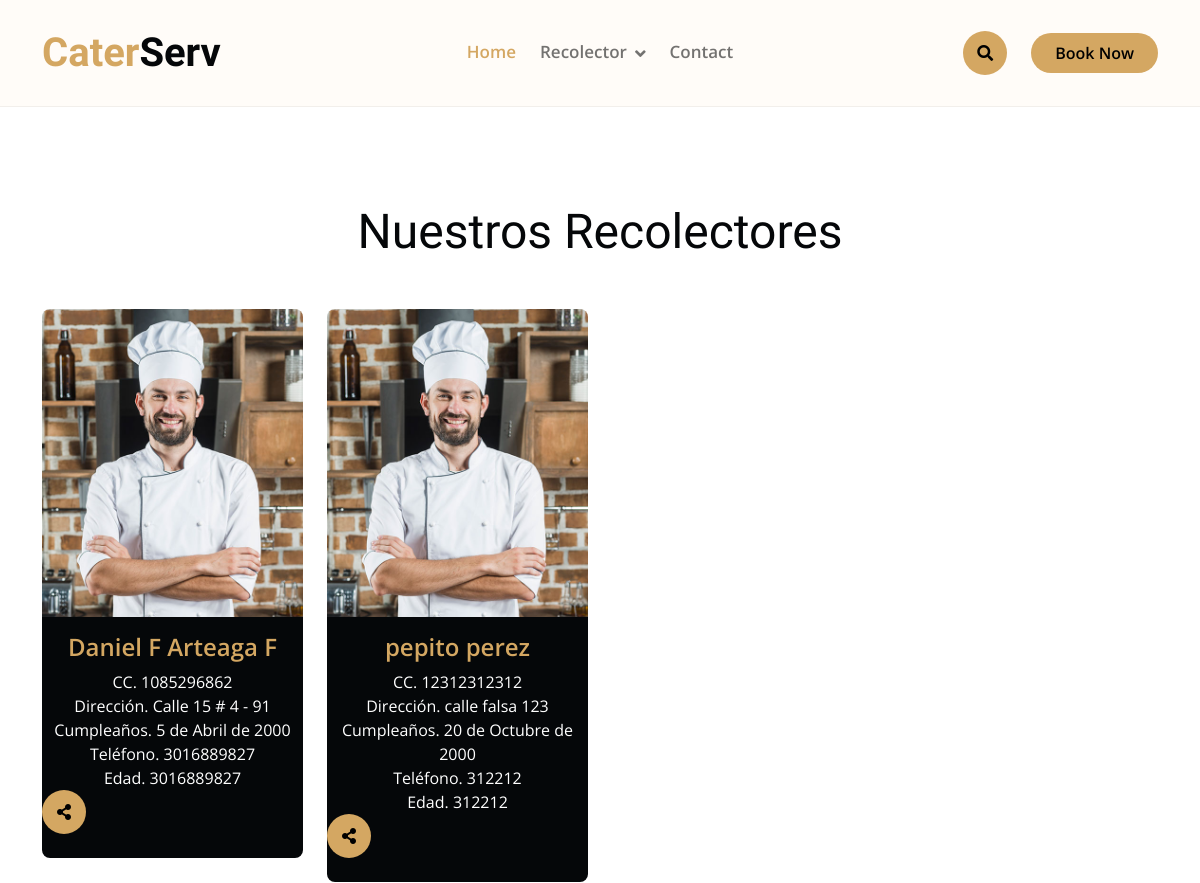
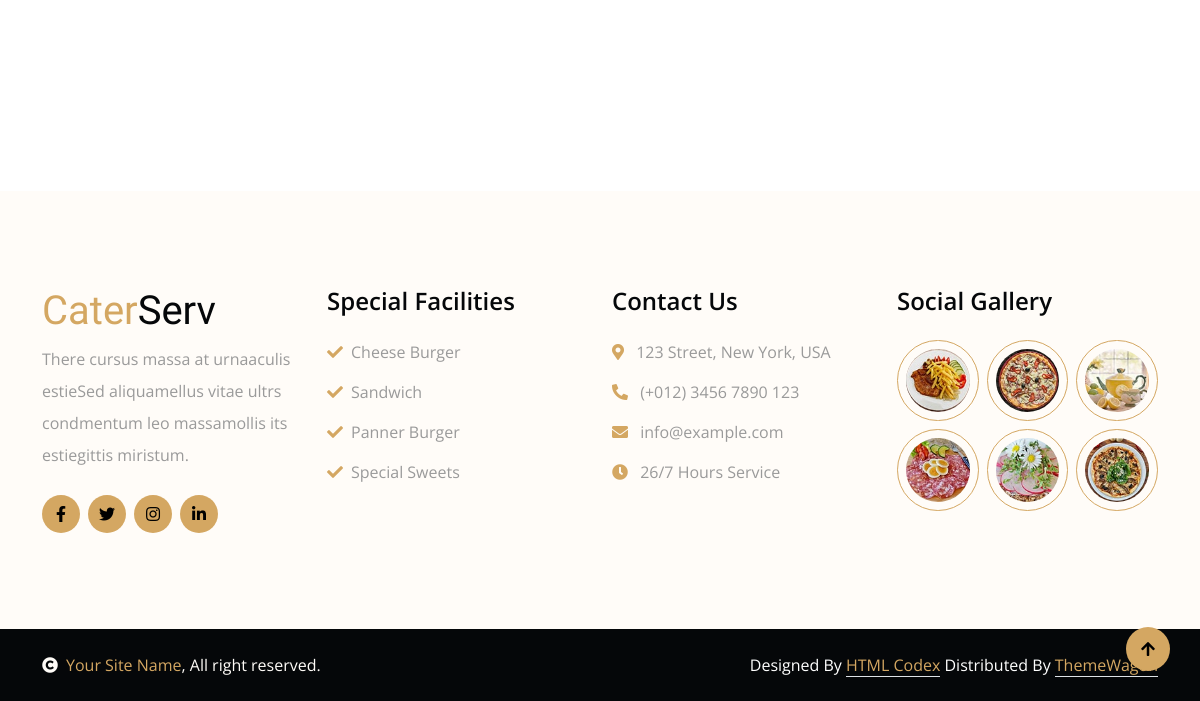
Page /recolector/mostrar on the earlier database version (2 pictures, top to bottom).
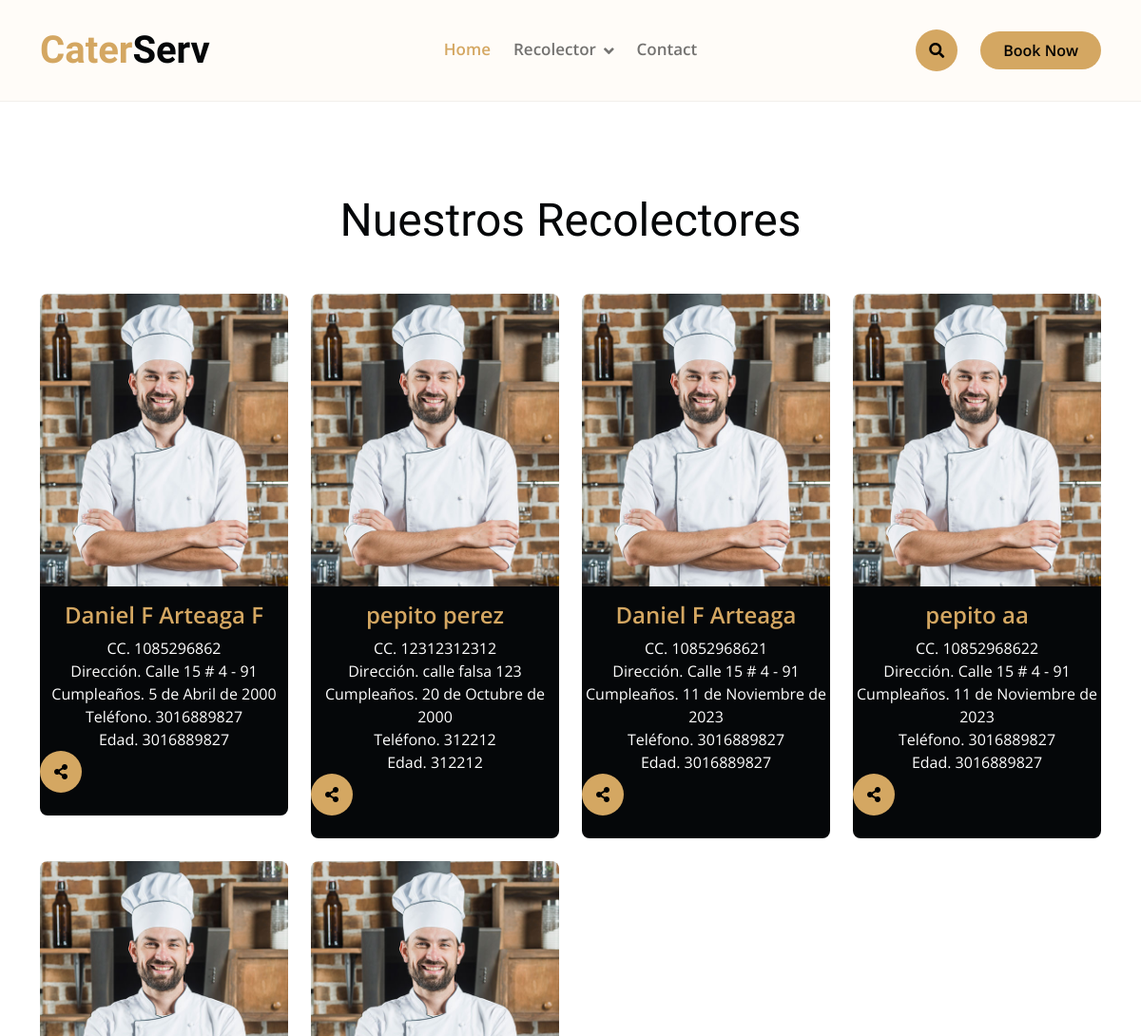
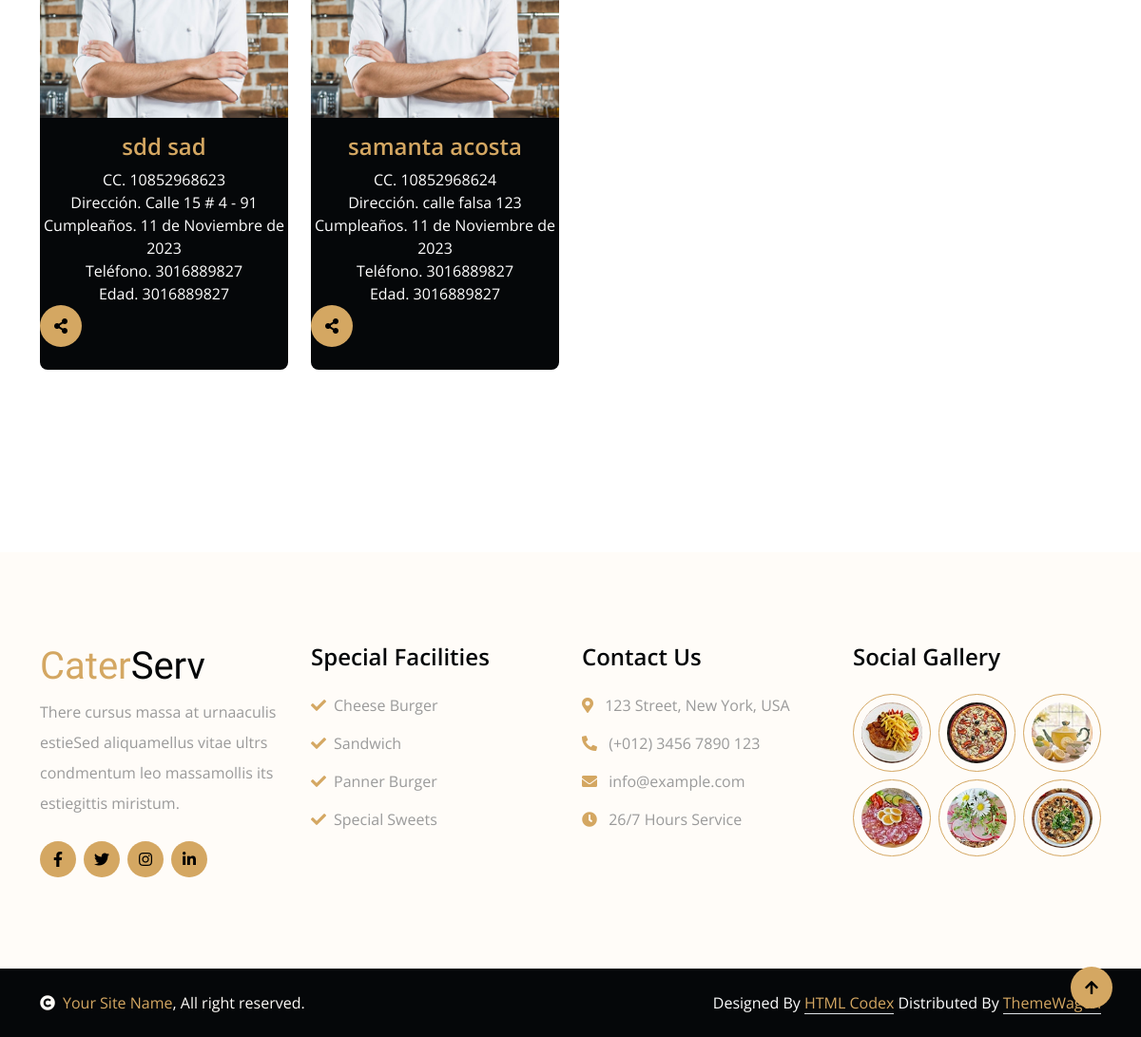
Same page on the later database version (2 pictures, top to bottom).
### recolector/models.py (models this page shows, shortened)
class Recolector(models.Model):
    cedula = models.CharField(max_length=12, unique=True, verbose_name='Cedula')
    nombres = models.CharField(max_length=150, verbose_name='Nombres')
    apellido = models.CharField(max_length=150, verbose_name='Apellido')
    direccion = models.CharField(max_length=150, verbose_name='Direccion')
    fNacimiento = models.DateField(null=True, blank=True, verbose_name='Fecha de cumpleaños')
    telefono = models.CharField(max_length=10, null=True, blank=True, verbose_name='Telefono')
    creado = models.DateTimeField(auto_now_add=True, verbose_name='Creado')
    actualizado = models.DateTimeField(auto_now=True, verbose_name='actualizado')
    class Meta:
        verbose_name = 'Recolector'
        verbose_name_plural = 'Recolectores'

### recolector/views.py (the view)
# urls.py: path('mostrar',views.mostrar, name='mostrar_recolector'),
def mostrar(request):
    recolectores=Recolector.objects.all()
    return render(request, 'recolector/mostrar.html',{
        'title': 'Recolectores',
        'recolectores': recolectores
    })

### recolector/templates/recolector/mostrar.html (shortened to what this page needs)
{% extends 'layouts/layout.html' %}
{% block content %}
{% load static %}
<div class="container-fluid team py-6">
    <div class="container">
        <div class="text-center wow bounceInUp" data-wow-delay="0.1s">
            <h1 class="display-5 mb-5">Nuestros Recolectores</h1>
        </div>
        <div class="row g-4">
            {% for recolector in recolectores %}
                <div class="col-lg-3 col-md-6 wow bounceInUp" data-wow-delay="0.1s">
                    <div class="team-item rounded">
                        <img class="img-fluid rounded-top " src="img/team-1.jpg" alt="">
                        <div class="team-content text-center py-3 bg-dark rounded-bottom">
                            <h4 class="text-primary">{{recolector.nombres}} {{recolector.apellido}}</h4>
                            <p class="text-white mb-0">CC. {{recolector.cedula}}</p>
                            <p class="text-white mb-0">Dirección. {{recolector.direccion}}</p>
                            <p class="text-white mb-0">Cumpleaños. {{recolector.fNacimiento}}</p>
                            <p class="text-white mb-0">Teléfono. {{recolector.telefono}}</p>
                            <p class="text-white mb-0">Edad. {{recolector.telefono}}</p>
                            <a class="share btn btn-primary btn-md-square rounded-circle mb-2" href="{% url 'ver_recolector' recolector.pk %}"><i class="fas fa-share-alt"></i></a>
                        </div>
                    </div>
                </div>
            {% endfor %}
        </div>
    </div>
</div>
{% endblock %}

### mainapp/templates/layouts/layout.html (shortened to what this page needs)
<!DOCTYPE html>
<html lang="en">
    <head>
        {% load static %}
        <link rel="stylesheet" href="https://use.fontawesome.com/releases/v5.15.4/css/all.css"/>
        <link href="https://cdn.jsdelivr.net/npm/bootstrap-icons@1.4.1/font/bootstrap-icons.css" rel="stylesheet">
        <link href="{% static 'lib/animate/animate.min.css'%}" rel="stylesheet">
        <link href="{% static 'lib/lightbox/css/lightbox.min.css'%}" rel="stylesheet">
        <link href="{% static 'lib/owlcarousel/owl.carousel.min.css'%}" rel="stylesheet">
        <link href="{% static 'css/bootstrap.min.css'%}" rel="stylesheet">
        <link href="{% static 'css/style.css'%}" rel="stylesheet">
    </head>
    <body>
        <div class="container-fluid nav-bar">
            <div class="container">
                <nav class="navbar navbar-light navbar-expand-lg py-4">
                    <a href="index.html" class="navbar-brand">
                        <h1 class="text-primary fw-bold mb-0">Cater<span class="text-dark">Serv</span> </h1>
                    </a>
                    <div class="collapse navbar-collapse" id="navbarCollapse">
                        <div class="navbar-nav mx-auto">
                            <a href="{% url 'index'%}" class="nav-item nav-link active">Home</a>
                            <div class="nav-item dropdown">
                                <a href="{% url 'mostrar_recolector' %}" class="nav-link dropdown-toggle" data-bs-toggle="dropdown">Recolector</a>
                            </div>
                            <a href="contact.html" class="nav-item nav-link">Contact</a>
                        </div>
                        <button class="btn-search btn btn-primary btn-md-square me-4 rounded-circle d-none d-lg-inline-flex" data-bs-toggle="modal" data-bs-target="#searchModal"><i class="fas fa-search"></i></button>
                        <a href="" class="btn btn-primary py-2 px-4 d-none d-xl-inline-block rounded-pill">Book Now</a>
                    </div>
                </nav>
            </div>
        </div>
            {% block content %}{% endblock %}
        <div class="container-fluid footer py-6 my-6 mb-0 bg-light wow bounceInUp" data-wow-delay="0.1s">
            <div class="container">
                <div class="row">
                    <div class="col-lg-3 col-md-6">
                        <div class="footer-item">
                            <h1 class="text-primary">Cater<span class="text-dark">Serv</span></h1>
                            <p class="lh-lg mb-4">There cursus massa at urnaaculis estieSed aliquamellus vitae ultrs condmentum leo massamollis its estiegittis miristum.</p>
                            <div class="footer-icon d-flex">
                                <a class="btn btn-primary btn-sm-square me-2 rounded-circle" href=""><i class="fab fa-facebook-f"></i></a>
                                <a class="btn btn-primary btn-sm-square me-2 rounded-circle" href=""><i class="fab fa-twitter"></i></a>
                                <a href="#" class="btn btn-primary btn-sm-square me-2 rounded-circle"><i class="fab fa-instagram"></i></a>
                                <a href="#" class="btn btn-primary btn-sm-square rounded-circle"><i class="fab fa-linkedin-in"></i></a>
                            </div>
                        </div>
                    </div>
                    <div class="col-lg-3 col-md-6">
                        <div class="footer-item">
                            <h4 class="mb-4">Special Facilities</h4>
                            <div class="d-flex flex-column align-items-start">
                                <a class="text-body mb-3" href=""><i class="fa fa-check text-primary me-2"></i>Cheese Burger</a>
                                <a class="text-body mb-3" href=""><i class="fa fa-check text-primary me-2"></i>Sandwich</a>
                                <a class="text-body mb-3" href=""><i class="fa fa-check text-primary me-2"></i>Panner Burger</a>
                                <a class="text-body mb-3" href=""><i class="fa fa-check text-primary me-2"></i>Special Sweets</a>
                            </div>
                        </div>
                    </div>
                    <div class="col-lg-3 col-md-6">
                        <div class="footer-item">
                            <h4 class="mb-4">Contact Us</h4>
                            <div class="d-flex flex-column align-items-start">
                                <p><i class="fa fa-map-marker-alt text-primary me-2"></i> 123 Street, New York, USA</p>
                                <p><i class="fa fa-phone-alt text-primary me-2"></i> (+012) 3456 7890 123</p>
                                <p><i class="fas fa-envelope text-primary me-2"></i> info@example.com</p>
                                <p><i class="fa fa-clock text-primary me-2"></i> 26/7 Hours Service</p>
                            </div>
                        </div>
                    </div>
                    <div class="col-lg-3 col-md-6">
                        <div class="footer-item">
                            <h4 class="mb-4">Social Gallery</h4>
                            <div class="row g-2">
                                <div class="col-4">
                                     <img src="{% static 'img/menu-01.jpg'%}" class="img-fluid rounded-circle border border-primary p-2" alt="">
                                </div>
                                <div class="col-4">
                                     <img src="{% static 'img/menu-02.jpg'%}" class="img-fluid rounded-circle border border-primary p-2" alt="">
                                </div>
                                <div class="col-4">
                                     <img src="{% static 'img/menu-03.jpg'%}" class="img-fluid rounded-circle border border-primary p-2" alt="">
                                </div>
                                <div class="col-4">
                                     <img src="{% static 'img/menu-04.jpg'%}" class="img-fluid rounded-circle border border-primary p-2" alt="">
                                </div>
                                <div class="col-4">
                                     <img src="{% static 'img/menu-05.jpg'%}" class="img-fluid rounded-circle border border-primary p-2" alt="">
                                </div>
                                <div class="col-4">
                                     <img src="{% static 'img/menu-06.jpg'%}" class="img-fluid rounded-circle border border-primary p-2" alt="">
                                </div>
                            </div>
                        </div>
                    </div>
                </div>
            </div>
        </div>
        <div class="container-fluid copyright bg-dark py-4">
            <div class="container">
                <div class="row">
                    <div class="col-md-6 text-center text-md-start mb-3 mb-md-0">
                        <span class="text-light"><a href="#"><i class="fas fa-copyright text-light me-2"></i>Your Site Name</a>, All right reserved.</span>
                    </div>
                    <div class="col-md-6 my-auto text-center text-md-end text-white">
                        Designed By <a class="border-bottom" href="https://htmlcodex.com">HTML Codex</a> Distributed By <a class="border-bottom" href="https://themewagon.com">ThemeWagon</a>
                    </div>
                </div>
            </div>
        </div>
        <a href="#" class="btn btn-md-square btn-primary rounded-circle back-to-top"><i class="fa fa-arrow-up"></i></a>
    </body>
</html>

### mainapp/static/css/style.css (style rules this page uses)
.back-to-top { position: fixed; right: 30px; bottom: 30px; z-index: 99; }
h1, h2, h3, .h1, .h2, .h3 { font-weight: 400 !important; font-family: 'Playball', cursive !important; }
h4, h5, h6, .h4, .h5, .h6 { font-weight: 600 !important; font-family: 'Open Sans', sans-serif !important; }
.my-6 { margin-top: 6rem; margin-bottom: 6rem; }
.py-6 { padding-top: 6rem; padding-bottom: 6rem; }
.wow, .animated { animation-duration: 2s !important; }
.btn.btn-primary { border: 0; }
.btn { font-weight: 600; transition: .5s; }
.btn-sm-square { width: 38px; height: 38px; }
.btn-md-square { width: 44px; height: 44px; }
.btn-square, .btn-sm-square, .btn-md-square, .btn-lg-square { padding: 0; display: flex; align-items: center; justify-content: center; font-weight: normal; }
.nav-bar { background: var(--bs-light); border-bottom: 1px solid rgba(0, 0, 0, .05); }
.navbar .navbar-nav .nav-link { padding: 10px 12px; font-weight: 600; font-size: 17px; transition: .5s; }
.navbar .navbar-nav .nav-link:hover, .navbar .navbar-nav .nav-link.active { color: var(--bs-primary); }
.navbar .dropdown-toggle::after { border: none; content: "\f107"; font-family: "Font Awesome 5 Free"; font-weight: 700; vertical-align: middle; margin-left: 8px; }
.team-item { width: 100%; height: 100%; position: relative; }
.team-item .team-content { transition: 0.9s; }
.team-item .team-content h4, .team-item .team-content p { transition: 0.5s; }

Differences in the rows shown:
added Recolector: nombres "Daniel F", apellido "Arteaga", cedula "10852968621", direccion "Calle 15 # 4 - 91", fNacimiento "11 de Noviembre de 2023", telefono "3016889827"
added Recolector: nombres "pepito", apellido "aa", cedula "10852968622", direccion "Calle 15 # 4 - 91", fNacimiento "11 de Noviembre de 2023", telefono "3016889827"
added Recolector: nombres "sdd", apellido "sad", cedula "10852968623", direccion "Calle 15 # 4 - 91", fNacimiento "11 de Noviembre de 2023", telefono "3016889827"
added Recolector: nombres "samanta", apellido "acosta", cedula "10852968624", direccion "calle falsa 123", fNacimiento "11 de Noviembre de 2023", telefono "3016889827"
